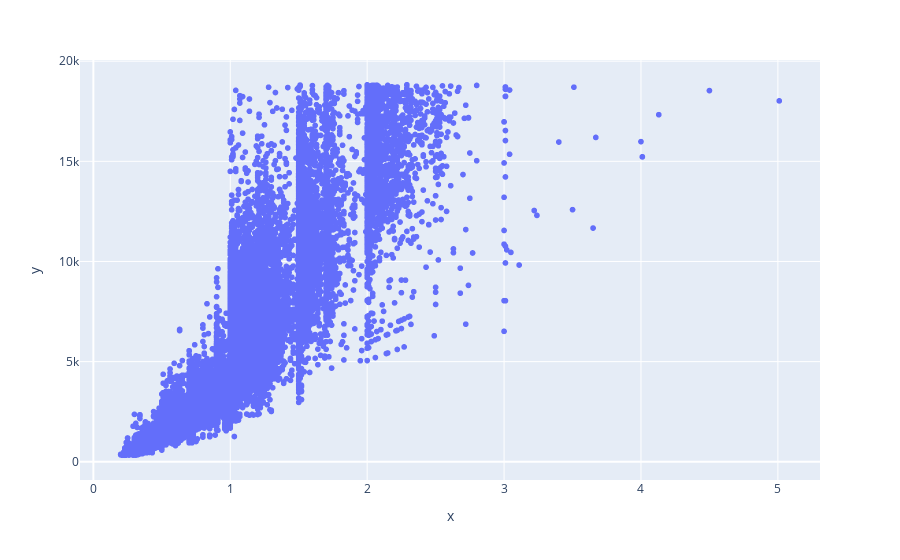

Notebook cell for this chart:
### Code cell
px.scatter(x=df["carat"], y=df["price"])

### Figure 1 — Plotly figure (JSON) as saved in the notebook; plotly's stock layout.template omitted (floating-point values rounded to 4 significant figures; data arrays with more than 128 entries replaced by an {"elided": "..."} marker saying what was removed)
{"data": [{"hovertemplate": "x=%{x}<br>y=%{y}<extra></extra>", "legendgroup": "", "marker": {"color": "#636efa", "symbol": "circle"}, "mode": "markers", "name": "", "showlegend": false, "type": "scattergl", "x": {"elided": "53940 float values"}, "xaxis": "x", "y": {"elided": "53940 int values"}, "yaxis": "y"}], "layout": {"legend": {"tracegroupgap": 0}, "margin": {"t": 60}, "xaxis": {"anchor": "y", "domain": [0, 1], "title": {"text": "x"}}, "yaxis": {"anchor": "x", "domain": [0, 1], "title": {"text": "y"}}}}
